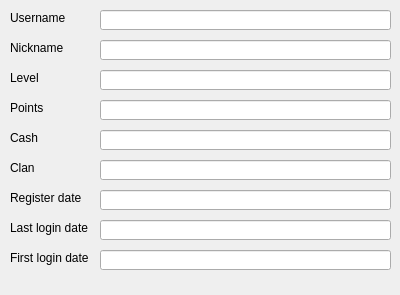
<?xml version="1.0" encoding="UTF-8"?>
<ui version="4.0">
 <class>UserCharacterDlg</class>
 <widget class="QDialog" name="UserCharacterDlg">
  <property name="enabled">
   <bool>true</bool>
  </property>
  <property name="geometry">
   <rect>
    <x>0</x>
    <y>0</y>
    <width>400</width>
    <height>295</height>
   </rect>
  </property>
  <property name="sizePolicy">
   <sizepolicy hsizetype="Fixed" vsizetype="Fixed">
    <horstretch>0</horstretch>
    <verstretch>0</verstretch>
   </sizepolicy>
  </property>
  <property name="minimumSize">
   <size>
    <width>0</width>
    <height>0</height>
   </size>
  </property>
  <property name="maximumSize">
   <size>
    <width>400</width>
    <height>295</height>
   </size>
  </property>
  <property name="windowTitle">
   <string>User character</string>
  </property>
  <property name="windowOpacity">
   <double>1.000000000000000</double>
  </property>
  <property name="statusTip">
   <string/>
  </property>
  <property name="locale">
   <locale language="English" country="UnitedStates"/>
  </property>
  <property name="sizeGripEnabled">
   <bool>false</bool>
  </property>
  <property name="modal">
   <bool>false</bool>
  </property>
  <widget class="QLabel" name="UsernameLabel">
   <property name="geometry">
    <rect>
     <x>10</x>
     <y>10</y>
     <width>81</width>
     <height>16</height>
    </rect>
   </property>
   <property name="text">
    <string>Username</string>
   </property>
  </widget>
  <widget class="QLabel" name="NicknameLabel">
   <property name="geometry">
    <rect>
     <x>10</x>
     <y>40</y>
     <width>81</width>
     <height>16</height>
    </rect>
   </property>
   <property name="text">
    <string>Nickname</string>
   </property>
  </widget>
  <widget class="QLabel" name="LevelLabel">
   <property name="geometry">
    <rect>
     <x>10</x>
     <y>70</y>
     <width>121</width>
     <height>16</height>
    </rect>
   </property>
   <property name="text">
    <string>Level</string>
   </property>
  </widget>
  <widget class="QLabel" name="PointsLabel">
   <property name="geometry">
    <rect>
     <x>10</x>
     <y>100</y>
     <width>121</width>
     <height>16</height>
    </rect>
   </property>
   <property name="text">
    <string>Points</string>
   </property>
  </widget>
  <widget class="QLabel" name="CashLabel">
   <property name="geometry">
    <rect>
     <x>10</x>
     <y>130</y>
     <width>121</width>
     <height>16</height>
    </rect>
   </property>
   <property name="text">
    <string>Cash</string>
   </property>
  </widget>
  <widget class="QLabel" name="ClanNameLabel">
   <property name="geometry">
    <rect>
     <x>10</x>
     <y>160</y>
     <width>121</width>
     <height>16</height>
    </rect>
   </property>
   <property name="text">
    <string>Clan</string>
   </property>
  </widget>
  <widget class="QLabel" name="RegisterDateLabel">
   <property name="geometry">
    <rect>
     <x>10</x>
     <y>190</y>
     <width>121</width>
     <height>16</height>
    </rect>
   </property>
   <property name="text">
    <string>Register date</string>
   </property>
  </widget>
  <widget class="QLabel" name="LastLoginDateLabel">
   <property name="geometry">
    <rect>
     <x>10</x>
     <y>220</y>
     <width>121</width>
     <height>16</height>
    </rect>
   </property>
   <property name="text">
    <string>Last login date</string>
   </property>
  </widget>
  <widget class="QLabel" name="FirstLoginDateLabel">
   <property name="geometry">
    <rect>
     <x>10</x>
     <y>250</y>
     <width>121</width>
     <height>16</height>
    </rect>
   </property>
   <property name="text">
    <string>First login date</string>
   </property>
  </widget>
  <widget class="QLineEdit" name="Username">
   <property name="geometry">
    <rect>
     <x>100</x>
     <y>10</y>
     <width>291</width>
     <height>20</height>
    </rect>
   </property>
   <property name="text">
    <string/>
   </property>
   <property name="readOnly">
    <bool>true</bool>
   </property>
  </widget>
  <widget class="QLineEdit" name="Nickname">
   <property name="geometry">
    <rect>
     <x>100</x>
     <y>40</y>
     <width>291</width>
     <height>20</height>
    </rect>
   </property>
   <property name="text">
    <string/>
   </property>
   <property name="readOnly">
    <bool>true</bool>
   </property>
  </widget>
  <widget class="QLineEdit" name="Level">
   <property name="geometry">
    <rect>
     <x>100</x>
     <y>70</y>
     <width>291</width>
     <height>20</height>
    </rect>
   </property>
   <property name="text">
    <string/>
   </property>
   <property name="readOnly">
    <bool>true</bool>
   </property>
  </widget>
  <widget class="QLineEdit" name="Points">
   <property name="geometry">
    <rect>
     <x>100</x>
     <y>100</y>
     <width>291</width>
     <height>20</height>
    </rect>
   </property>
   <property name="text">
    <string/>
   </property>
   <property name="readOnly">
    <bool>true</bool>
   </property>
  </widget>
  <widget class="QLineEdit" name="Cash">
   <property name="geometry">
    <rect>
     <x>100</x>
     <y>130</y>
     <width>291</width>
     <height>20</height>
    </rect>
   </property>
   <property name="text">
    <string/>
   </property>
   <property name="readOnly">
    <bool>true</bool>
   </property>
  </widget>
  <widget class="QLineEdit" name="ClanName">
   <property name="geometry">
    <rect>
     <x>100</x>
     <y>160</y>
     <width>291</width>
     <height>20</height>
    </rect>
   </property>
   <property name="text">
    <string/>
   </property>
   <property name="readOnly">
    <bool>true</bool>
   </property>
  </widget>
  <widget class="QLineEdit" name="RegisterDate">
   <property name="geometry">
    <rect>
     <x>100</x>
     <y>190</y>
     <width>291</width>
     <height>20</height>
    </rect>
   </property>
   <property name="text">
    <string/>
   </property>
   <property name="readOnly">
    <bool>true</bool>
   </property>
  </widget>
  <widget class="QLineEdit" name="LastLoginDate">
   <property name="geometry">
    <rect>
     <x>100</x>
     <y>220</y>
     <width>291</width>
     <height>20</height>
    </rect>
   </property>
   <property name="text">
    <string/>
   </property>
   <property name="readOnly">
    <bool>true</bool>
   </property>
  </widget>
  <widget class="QLineEdit" name="FirstLoginDate">
   <property name="geometry">
    <rect>
     <x>100</x>
     <y>250</y>
     <width>291</width>
     <height>20</height>
    </rect>
   </property>
   <property name="text">
    <string/>
   </property>
   <property name="readOnly">
    <bool>true</bool>
   </property>
  </widget>
 </widget>
 <resources/>
 <connections/>
</ui>
